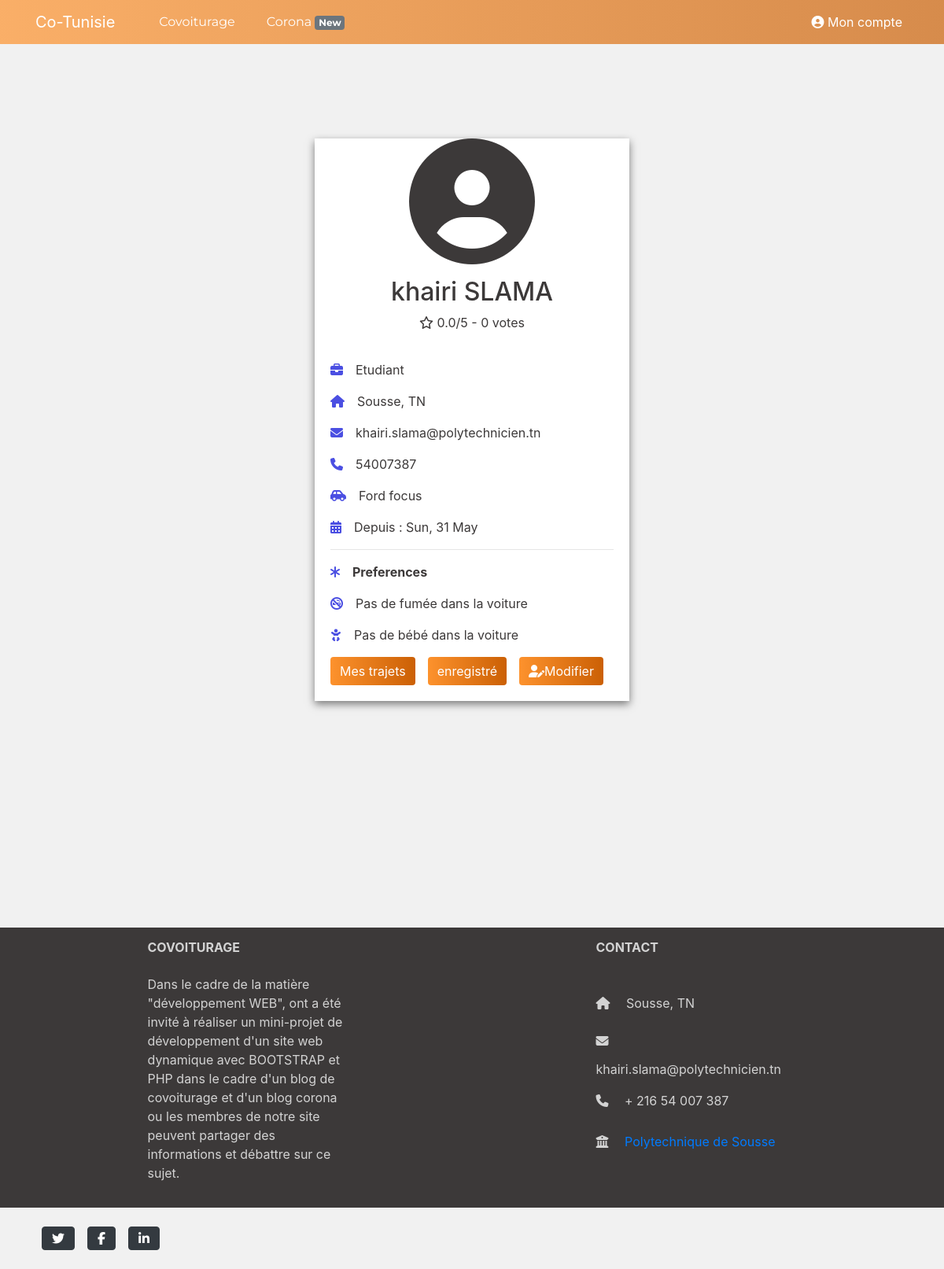
Screenshot of /profile.php?profile=18 (signed in) with the database file from the repository.
### tables this page shows
CREATE TABLE `user` (
  `id_user` int(11) NOT NULL,
  `nom` varchar(255) NOT NULL,
  `prenom` varchar(255) NOT NULL,
  `email` varchar(255) NOT NULL,
  `mdp` varchar(255) NOT NULL,
  `num` int(11) NOT NULL,
  `sexe` varchar(255) NOT NULL,
  `ville` varchar(255) NOT NULL,
  `date` date NOT NULL DEFAULT current_timestamp(),
  `job` varchar(255) NOT NULL DEFAULT 'Pas identifié',
  `voiture` varchar(255) NOT NULL DEFAULT 'Pas identifié'
);

CREATE TABLE `preferences` (
  `id_preferences` int(11) NOT NULL,
  `id_user` int(11) NOT NULL,
  `kids` tinyint(1) NOT NULL DEFAULT 0,
  `smoke` tinyint(1) NOT NULL DEFAULT 0,
  `music` tinyint(1) NOT NULL DEFAULT 0,
  `girl` tinyint(1) NOT NULL DEFAULT 0,
  `stop` tinyint(1) NOT NULL DEFAULT 0
);

### profile.php (the view, shortened to what this page needs)
<?php include("partials/header.php");
if (ISSET($_SESSION['id'])) {
    include("Server/Config.php");
    $id_user = $_GET['profile'];
    $user = mysqli_query($c, "select * from user where id_user = $id_user");
    if (mysqli_num_rows($user)== 0) {
        echo "<h1 class=\"text-center\">Il n'ya rien a afficher ici </h1>";
    }else {
        $u = mysqli_fetch_array($user);
        $date=date_create($u[8]);?>
        <div class="profile-card">
            <div class="image-container">
                <i class="fas fa-user-circle fa-10x"></i>
                <div class="title mt-3">
                    <h2><?= $u[2] ?> <?= $u[1] ?></h2>
                    <?php
                    $rating = mysqli_query($c, "select avg(note), count(note) from rating where id_a='$u[0]'");
                    $r = mysqli_fetch_array($rating);
                    echo "<p><i class=\"far fa-star\"></i> ".number_format($r[0], 1)."/5 - ".$r[1]." votes</p>";
                    ?>
                </div>
            </div>
            <div class="main-container">
                <p><i class="fa fa-briefcase info"></i><?= $u[9] ?></p>
                <p><i class="fa fa-home info"></i><?= $u[7] ?>, TN</p>
                <p><i class="fa fa-envelope info"></i><?= $u[3] ?></p>
                <p><i class="fa fa-phone info"></i><?= $u[5] ?></p>
                <p><i class="fas fa-car-side info"></i><?= $u[10] ?></p>
                <p><i class="fas fa-calendar-alt info"></i>Depuis : <?= date_format($date, "D, d M") ?></p>
                <hr>
                <p><b><i class="fa fa-asterisk info"></i>Preferences</b></p>
                <?php
                $prefs=mysqli_query($c, "SELECT * FROM `preferences` WHERE id_user='$u[0]'");
                while($p=mysqli_fetch_array($prefs)) {
                    if ($p[3]==1){echo '<p><i class="fas fa-smoking-ban info"></i>Pas de fumée dans la voiture</p>';}
                    if ($p[2]==1){echo '<p><i class="fas fa-baby info"></i>Pas de bébé dans la voiture</p>';}
                }
                if ($id_user == $_SESSION['id']){
                    echo'<a class="btn btn-primary mr-3" href="trajets.php?id_user='.$id_user.'">Mes trajets</a>';
                    echo'<a href="bookmark.php" class="btn btn-primary mr-3">enregistré</a>';
                    echo'<a href="edit_profile.php" class="btn btn-primary"><i class="fas fa-user-edit"></i>Modifier</a>';
                }?>
            </div>
        </div>
        <?php
    }
}else {
    header("location:login.php");
}
include("partials/footer.php"); ?>

### assets/css/main.css (style rules this page uses)
body { padding-top: 56px; color: #3c3939; background-color: #f1f1f1; }
.btn-primary { background: -webkit-linear-gradient(to right, rgb(253, 146, 45), rgb(203, 96, 05)); background: linear-gradient(to right, rgb(253, 146, 45), rgb(203, 96, 05)); outline: none; border: none; }
.profile-card { width: 400px; margin: 10% auto auto auto; background: #fff; box-shadow: 0 4px 10px 0 rgba(0,0,0,0.5); }
.image-container { position: relative; text-align: center; border-radius: 80px; }
.info { color: #4b4fe2; margin-right: 16px; }
.main-container { padding: 20px; }

### rows the page displays
user: prenom "khairi", nom "SLAMA", job "Etudiant", ville "Sousse", email "khairi.slama@polytechnicien.tn", num "54007387", voiture "Ford focus", date "Sun, 31 May"
preferences: smoke 1 (drawn), kids 1 (drawn)

### other values shown
$r[0] "0.0"
$r[1] "0"
